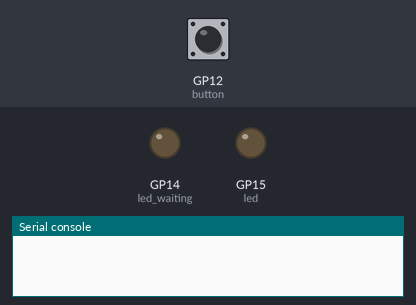
A program run on a simulated Raspberry Pi Pico running MicroPython. On the bench: output pins drawn as LEDs (lit = HIGH), the last lines printed to the serial console. The inputs (shaded band) are chosen by the test bench; at power-on: GP12 (button) LOW. Random numbers come from a fixed seed; threads take turns every 2 ms.

Above: at 1.2 s.
1.3 s: GP12 (button) pulled HIGH for 0.15 s
At 2.6 s:
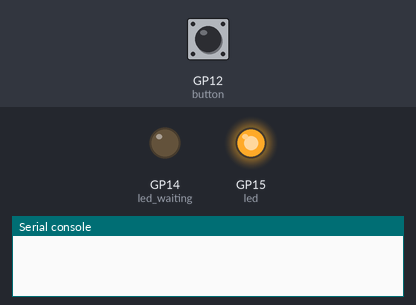
4.4 s: GP12 (button) pulled HIGH for 1 s
At 8.18 s:
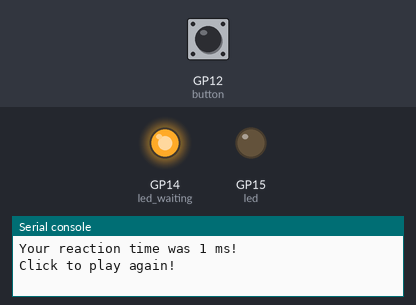
8.4 s: GP12 (button) pulled HIGH for 3.2 s
At 9.2 s:
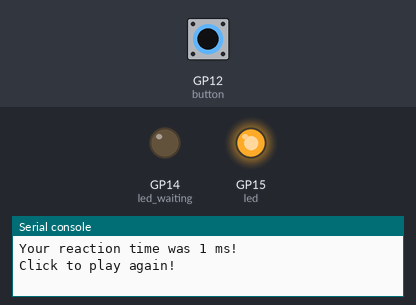
Timing chart, 0 to 19.1 s (numbered marks = the images above; inputs shaded):
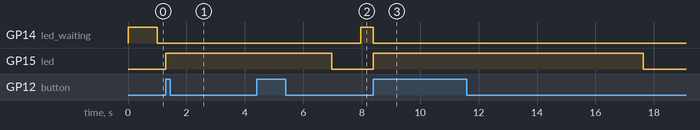

Measured:
- after the input at 1.3 s, GP15 (led): LOW → HIGH at once
- after the input at 4.4 s, GP14 (led_waiting): LOW → HIGH after 3.6 s
- after the input at 8.4 s, GP15 (led): LOW → HIGH at once, → LOW 9.2 s later

The program:

reaction.py
```python
import machine
import urandom
import utime
import _thread

class Game():

    def __init__(self):
        self.playing = False
        self.pressed = False
        self.led = machine.Pin(15, machine.Pin.OUT)
        self.button = machine.Pin(12, machine.Pin.IN, machine.Pin.PULL_DOWN)
        self.led_waiting = machine.Pin(14, machine.Pin.OUT)
        self.button.irq(trigger=machine.Pin.IRQ_RISING, handler=self.button_handler)
        _thread.start_new_thread(Game.wait, (self,))

    def button_handler(self, pin):
        if not self.pressed and self.playing:
            self.pressed = True
            self.playing = False
            timer_reaction = utime.ticks_diff(utime.ticks_ms(), self.timer_start)
            print("Your reaction time was " + str(timer_reaction) + " ms!")
            utime.sleep(1)
            print("Click to play again!")
        elif not self.playing:
            self.play()

    def play(self):
        self.playing = True
        self.led_waiting.value(0)
        self.led.value(1)
        utime.sleep(urandom.uniform(5,10))
        self.led.value(0)

        self.timer_start = utime.ticks_ms()


    def wait(game):
        while True:
            if not game.playing:
                game.led_waiting.value(1)
                utime.sleep(1)
                game.led_waiting.value(0)
            utime.sleep(0.5)


game = Game()


        
```
